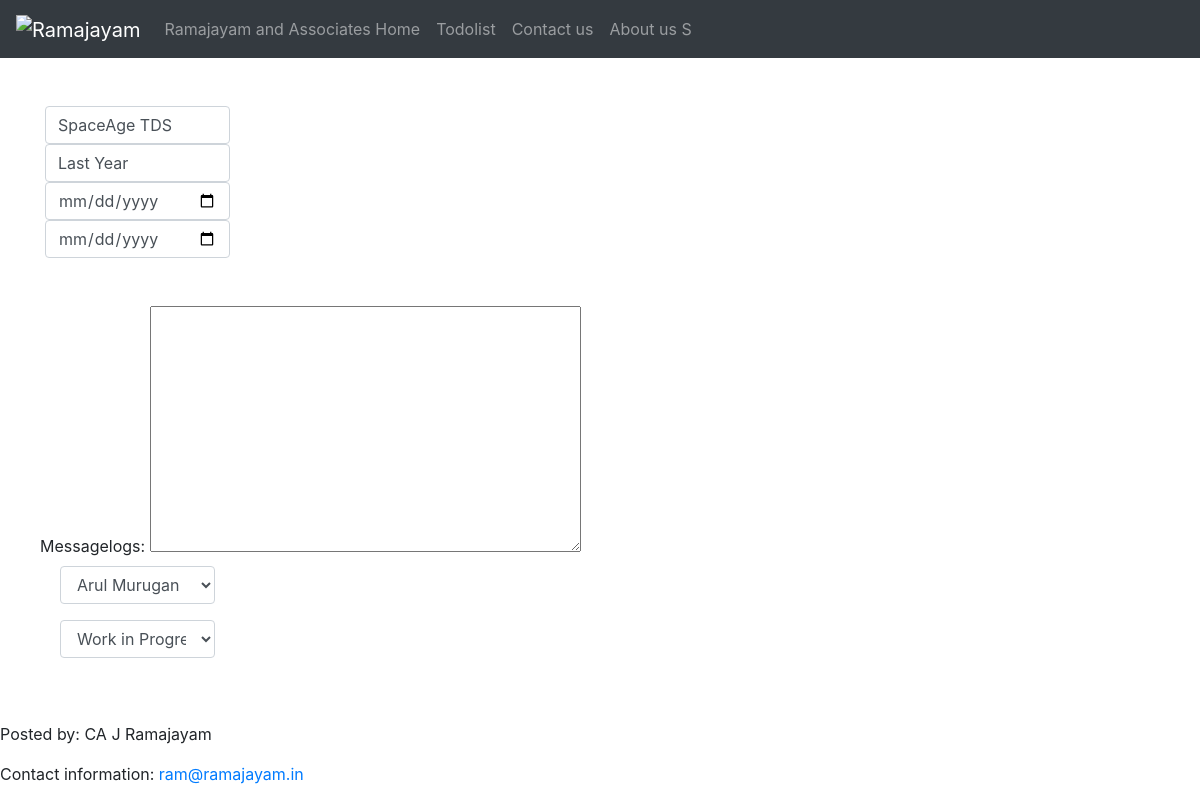
The page /todolist/view/53 on the database its author committed.
### todolist_app/models.py (models this page shows, shortened)
class Tasklist(models.Model):
    clientname= models.CharField(max_length=100,null=True,blank=True)
    task = models.CharField(max_length=100)
    startdate = models.DateField(default=timezone.now, blank=True, null=True)
    enddate = models.DateField(blank=True, null=True)
    assignee = models.CharField(max_length=30)
    status = models.CharField(max_length=30)
    fstatus = models.BooleanField(default=False)

### todolist_app/views.py (the view)
# urls.py: path('view/<task_id>', views.view_task, name='view_task'),
def view_task(request, task_id):
          task_obj = Tasklist.objects.get(pk=task_id)
          return render(request, 'viewlogs.html', {'task_obj': task_obj})

### todolist_app/templates/viewlogs.html (shortened to what this page needs)
{% extends 'base.html' %}
{% block content %}
    <div class="container">
            <form method="POST">
                <input type="text" class="form-control col-lg-2" name="clientname" placeholder="{{ task_obj.clientname }}" value = "{{ task_obj.clientname }}" >
                <input type="text" class="form-control col-lg-2" name="task" placeholder="{{ task_obj.task }}" value = "{{ task_obj.task }}" >
                <input type="date" class="form-control col-lg-2" name="startdate" value="{% if task_obj.startdate %}{{ task_obj.startdate |date:"Y-m-d" }}{% endif %}">
                <input type="date" class="form-control col-lg-2" name="enddate" value="{% if task_obj.enddate %}{{ task_obj.enddate |date:"Y-m-d" }}{% endif %}">
                <div class="form-row field-messagelogs">
                <div>
                <label for="task_obj.messagelogs">Messagelogs:</label>
                <textarea name="messagelogs" cols="40" rows="10" class="vLargeTextField" id="messagelogs"  >{{ task_obj.messagelogs }} </textarea>
                </div>
                </div>
                <div class="form-group col-lg-2">
                    <select class="form-control" id="assignee" name="assignee">
                        <option selected>{{ task_obj.assignee }}</option>
                    </select>
                </div>
                <div class="form-group col-lg-2">
                    <select class="form-control" id="status" name="status">
                    <option selected>{{ task_obj.status }}</option>
                    </select>
                </div>
            </form>
    </div>
{% endblock content %}

### rows shown on the page
Tasklist: clientname "SpaceAge TDS", task "Last Year", assignee "Arul Murugan", status "Work in Progress"
